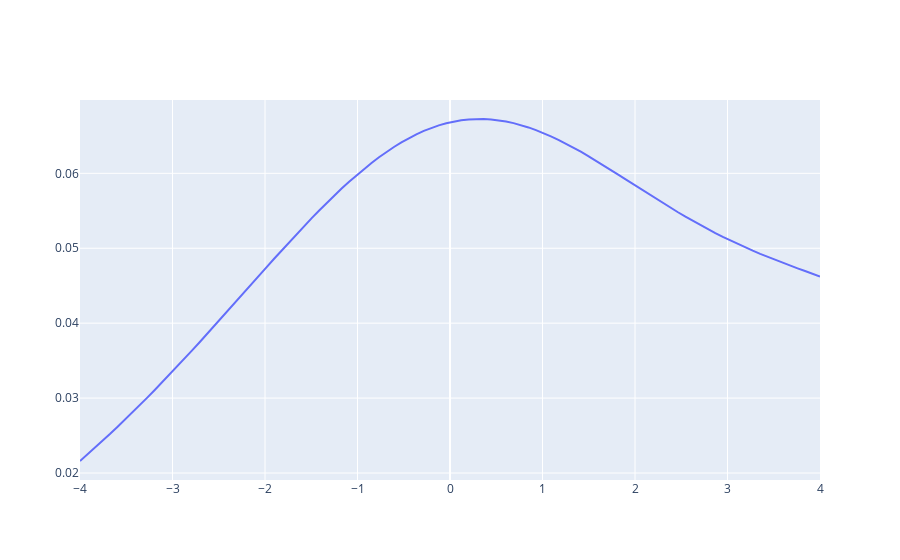

Write notebook code for a chart like this one.
### Code cell
import plotly.graph_objects as go
import numpy as np

X = np.linspace(-4,4,100).tolist()

fig = go.Figure(data=go.Scatter(x=X, y=[y.pdf(z) for z in X]))
fig.show()
